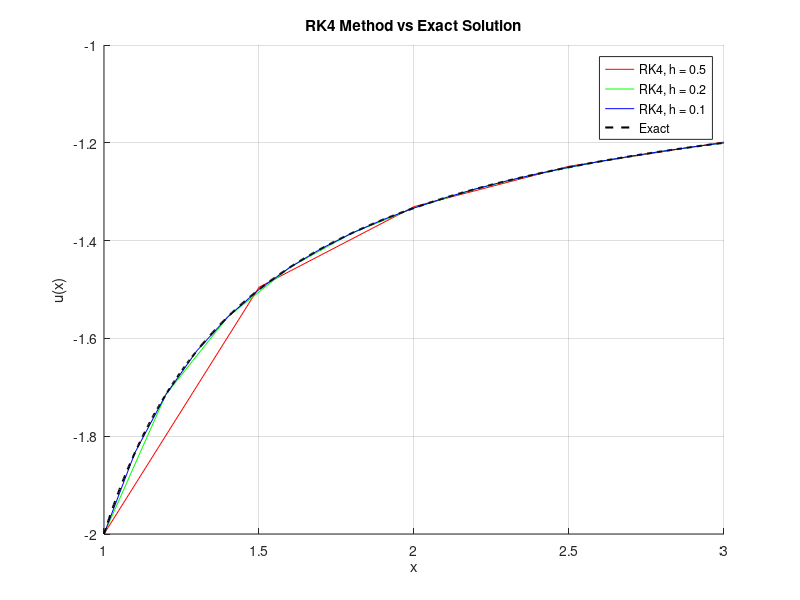

MATLAB code to generate this figure:
% RK4 method for du/dx = (u^2 + u)/x, u(1) = -2, with exact solution
clc; clear; close all;

% Define the function and exact solution
f = @(x, u) (u.^2 + u) ./ x;
exact = @(x) (2*x) ./ (1 - 2*x);

x_start = 1;
x_end = 3;

% Step sizes to test
step_sizes = [0.5, 0.2, 0.1];
colors = {'r', 'g', 'b'};
legend_entries = {};

figure;
hold on;

for k = 1:length(step_sizes)
    h = step_sizes(k);
    x = x_start:h:x_end;
    u = zeros(size(x));
    u(1) = -2; % Initial condition

    % RK4 loop
    for j = 1:(length(x) - 1)
        k1 = f(x(j), u(j));
        k2 = f(x(j) + h/2, u(j) + h/2 * k1);
        k3 = f(x(j) + h/2, u(j) + h/2 * k2);
        k4 = f(x(j) + h, u(j) + h * k3);
        u(j+1) = u(j) + (h/6)*(k1 + 2*k2 + 2*k3 + k4);
    end

    % Plot numerical solution
    plot(x, u, colors{k}, 'DisplayName', ['RK4, h = ', num2str(h)]);
    legend_entries{end+1} = ['RK4, h = ', num2str(h)];

end

% Plot exact solution
x_exact = linspace(x_start, x_end, 1000);
plot(x_exact, exact(x_exact), 'k--', 'LineWidth', 1.5, 'DisplayName', 'Exact');
legend_entries{end+1} = 'Exact';

legend('show');
xlabel('x');
ylabel('u(x)');
title('RK4 Method vs Exact Solution');
grid on;
